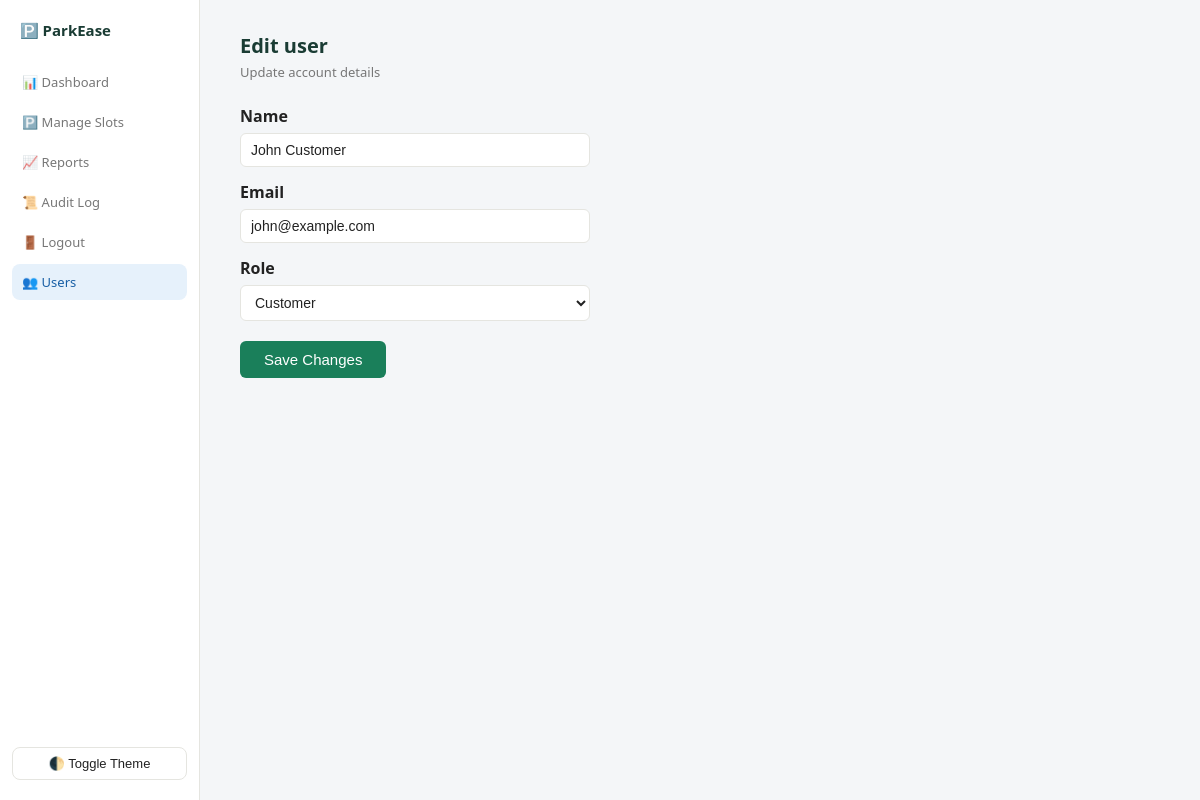
Screenshot of /edit_user.php?id=3 (signed in) with the database file from the repository.
### tables this page shows
CREATE TABLE `users` (
  `user_id` int(11) NOT NULL,
  `name` varchar(100) NOT NULL,
  `email` varchar(100) NOT NULL,
  `password` varchar(255) NOT NULL,
  `role` enum('admin','staff','customer') NOT NULL,
  `created_at` timestamp NOT NULL DEFAULT current_timestamp()
);

### edit_user.php (the view, shortened to what this page needs)
<?php
include 'db_connect.php';
$target_id = $_GET['id'];
$stmt = $conn->prepare("SELECT * FROM users WHERE user_id = ?");
$stmt->bind_param("i", $target_id);
$stmt->execute();
$target = $stmt->get_result()->fetch_assoc();
?>
<!DOCTYPE html>
<html>
<head>
    <link rel="stylesheet" href="style.css">
</head>
<body>
<div class="app-shell">
    <?php include 'sidebar.php'; ?>
    <div class="main-content">
        <p class="page-title">Edit user</p>
        <p class="page-subtitle">Update account details</p>
        <div style="max-width:400px;">
            <form method="POST">
                <label>Name</label>
                <input type="text" name="name" value="<?php echo htmlspecialchars($target['name']); ?>" required>
                <label>Email</label>
                <input type="email" name="email" value="<?php echo htmlspecialchars($target['email']); ?>" required>
                <label>Role</label>
                <select name="role" required>
                    <option value="customer" <?php echo $target['role'] === 'customer' ? 'selected' : ''; ?>>Customer</option>
                </select>
                <button type="submit">Save Changes</button>
            </form>
        </div>
    </div>
</div>
</body>
</html>

### style.css (style rules this page uses)
:root { --bg-main: #f4f6f8; --bg-card: #ffffff; --text-main: #222; --text-heading: #1a3c34; --text-muted: #777; --border-color: #e5e5e0; --accent: #1a7f5a; --accent-hover: #146449; --sidebar-active-bg: #e6f1fb; --sidebar-active-text: #185fa5; --table-header-bg: #1a7f5a; --table-row-alt: #f8f9fa; --success-bg: #e6f4ea; --success-text: #1a7f5a; --danger-bg: #fdecea; --danger-text: #b3261e; }
* { box-sizing: border-box; }
body { font-family: 'Segoe UI', Arial, sans-serif; background-color: var(--bg-main); color: var(--text-main); margin: 0; padding: 0; }
form label { font-weight: 600; display: block; margin-top: 14px; color: var(--text-main); }
form input[type="text"], form input[type="email"], form input[type="password"], form select { width: 100%; max-width: 350px; padding: 8px 10px; margin-top: 6px; border: 1px solid var(--border-color); border-radius: 6px; font-size: 14px; background: var(--bg-card); color: var(--text-main); }
form button { margin-top: 20px; background-color: var(--accent); color: white; border: none; padding: 10px 24px; border-radius: 6px; font-size: 15px; cursor: pointer; }
.app-shell { display: flex; min-height: 100vh; }
.main-content { flex: 1; padding: 2rem 2.5rem; }
.page-title { font-size: 20px; font-weight: 600; color: var(--text-heading); margin: 0 0 4px; }
.page-subtitle { font-size: 13px; color: var(--text-muted); margin: 0 0 1.5rem; }

### rows the page displays
users: name "John Customer", email "john@example.com", role "Customer"
